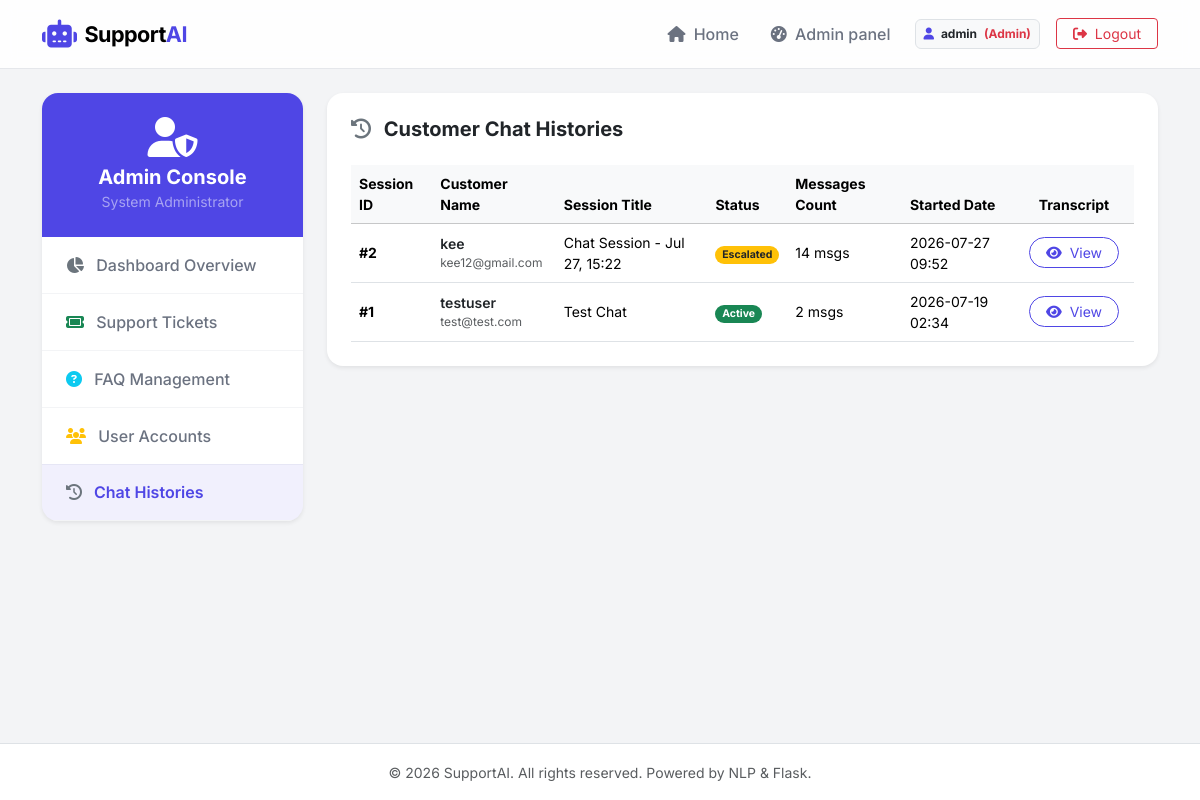
Screenshot of /admin/chats (signed in) with the database file from the repository.
### models/user.py (models this page shows, shortened)
class User(db.Model, UserMixin):
    __tablename__ = 'users'
    id = db.Column(db.Integer, primary_key=True)
    username = db.Column(db.String(80), unique=True, nullable=False)
    email = db.Column(db.String(120), unique=True, nullable=False)
    password_hash = db.Column(db.String(256), nullable=False)
    role = db.Column(db.String(20), default='customer')  # 'customer' or 'admin'
    created_at = db.Column(db.DateTime, default=datetime.utcnow)
    conversations = db.relationship('Conversation', backref='user', lazy=True, cascade='all, delete-orphan')
    tickets = db.relationship('SupportTicket', backref='user', lazy=True, cascade='all, delete-orphan')
    def is_admin(self):
        return self.role == 'admin'

### models/conversation.py (models this page shows, shortened)
class Conversation(db.Model):
    __tablename__ = 'conversations'
    id = db.Column(db.Integer, primary_key=True)
    user_id = db.Column(db.Integer, db.ForeignKey('users.id', ondelete='CASCADE'), nullable=False)
    title = db.Column(db.String(200), default='Support Chat')
    status = db.Column(db.String(20), default='active')  # 'active', 'escalated', 'closed'
    created_at = db.Column(db.DateTime, default=datetime.utcnow)
    messages = db.relationship('Message', backref='conversation', lazy=True, cascade='all, delete-orphan')

### app.py (the view)
    @app.route('/admin/chats')
    @login_required
    @admin_required
    def admin_chats():
        conversations = Conversation.query.order_by(Conversation.created_at.desc()).all()
        return render_template('admin/chat_history.html', conversations=conversations)

### templates/admin/chat_history.html (shortened to what this page needs)
{% extends 'base.html' %}
{% block content %}
<div class="row">
    <div class="col-md-3 mb-4">
        <div class="card border-0 shadow-sm rounded-4 overflow-hidden">
            <div class="bg-primary text-white p-4 text-center">
                <i class="fa-solid fa-user-shield fs-1 mb-2"></i>
                <h5 class="mb-0 fw-bold">Admin Console</h5>
                <small class="text-white-50">System Administrator</small>
            </div>
            <div class="list-group list-group-flush admin-sidebar-list">
                <a href="{{ url_for('admin_dashboard') }}" class="list-group-item list-group-item-action py-3 px-4 border-0">
                    <i class="fa-solid fa-chart-pie me-2 text-secondary"></i> Dashboard Overview
                </a>
                <a href="{{ url_for('admin_tickets') }}" class="list-group-item list-group-item-action py-3 px-4 border-0">
                    <i class="fa-solid fa-ticket me-2 text-success"></i> Support Tickets
                </a>
                <a href="{{ url_for('admin_faqs') }}" class="list-group-item list-group-item-action py-3 px-4 border-0">
                    <i class="fa-solid fa-circle-question me-2 text-info"></i> FAQ Management
                </a>
                <a href="{{ url_for('admin_users') }}" class="list-group-item list-group-item-action py-3 px-4 border-0">
                    <i class="fa-solid fa-users me-2 text-warning"></i> User Accounts
                </a>
                <a href="{{ url_for('admin_chats') }}" class="list-group-item list-group-item-action py-3 px-4 active border-0">
                    <i class="fa-solid fa-history me-2 text-secondary"></i> Chat Histories
                </a>
            </div>
        </div>
    </div>
    <div class="col-md-9">
        <div class="card border-0 shadow-sm rounded-4 p-4">
            <h5 class="fw-bold text-dark mb-4"><i class="fa-solid fa-clock-rotate-left me-2 text-secondary"></i> Customer Chat Histories</h5>
            <div class="table-responsive">
                <table class="table table-hover align-middle mb-0 small">
                    <thead class="table-light">
                        <tr>
                            <th>Session ID</th>
                            <th>Customer Name</th>
                            <th>Session Title</th>
                            <th>Status</th>
                            <th>Messages Count</th>
                            <th>Started Date</th>
                            <th style="width: 120px; text-align: center;">Transcript</th>
                        </tr>
                    </thead>
                    <tbody>
                        {% for conv in conversations %}
                            <tr>
                                <td class="fw-bold">#{{ conv.id }}</td>
                                <td>
                                    <div class="fw-semibold text-dark">{{ conv.user.username }}</div>
                                    <div class="text-muted fs-8">{{ conv.user.email }}</div>
                                </td>
                                <td>{{ conv.title }}</td>
                                <td>
                                    {% if conv.status == 'active' %}
                                        <span class="badge bg-success rounded-pill">Active</span>
                                    {% elif conv.status == 'escalated' %}
                                        <span class="badge bg-warning text-dark rounded-pill">Escalated</span>
                                    {% else %}
                                        <span class="badge bg-secondary rounded-pill">Closed</span>
                                    {% endif %}
                                </td>
                                <td>{{ conv.messages|length }} msgs</td>
                                <td>{{ conv.created_at.strftime('%Y-%m-%d %H:%M') }}</td>
                                <td class="text-center">
                                    <a href="{{ url_for('admin_chat_detail', conversation_id=conv.id) }}" class="btn btn-outline-primary btn-sm rounded-pill px-3">
                                        <i class="fa-solid fa-eye me-1"></i> View
                                    </a>
                                </td>
                            </tr>
                        {% else %}
                            <tr>
                                <td colspan="7" class="text-center py-5 text-muted">No chatbot conversation logs exist in the system database.</td>
                            </tr>
                        {% endfor %}
                    </tbody>
                </table>
            </div>
        </div>
    </div>
</div>
{% endblock %}

### templates/base.html (shortened to what this page needs)
<!DOCTYPE html>
<html lang="en">
<head>
    <link href="https://cdn.jsdelivr.net/npm/bootstrap@5.3.3/dist/css/bootstrap.min.css" rel="stylesheet">
    <link rel="stylesheet" href="https://cdnjs.cloudflare.com/ajax/libs/font-awesome/6.4.0/css/all.min.css">
    <link rel="stylesheet" href="{{ url_for('static', filename='css/style.css') }}">
</head>
<body>
    <nav class="navbar navbar-expand-lg sticky-top" id="mainNavbar">
        <div class="container">
            <a class="navbar-brand d-flex align-items-center" href="{{ url_for('index') }}" id="navBrand">
                <i class="fa-solid fa-robot me-2 text-primary fs-3"></i>
                <span class="fw-bold tracking-tight">Support<span class="text-primary">AI</span></span>
            </a>
            <div class="collapse navbar-collapse" id="navbarContent">
                <ul class="navbar-nav ms-auto align-items-center">
                    <li class="nav-item">
                        <a class="nav-link" href="{{ url_for('index') }}"><i class="fa-solid fa-house me-1"></i> Home</a>
                    </li>
                    {% if current_user.is_authenticated %}
                        {% if current_user.is_admin() %}
                            <li class="nav-item">
                                <a class="nav-link" href="{{ url_for('admin_dashboard') }}"><i class="fa-solid fa-gauge-high me-1"></i> Admin panel</a>
                            </li>
                        {% else %}
                            <li class="nav-item">
                                <a class="nav-link" href="{{ url_for('dashboard') }}"><i class="fa-solid fa-table-columns me-1"></i> Dashboard</a>
                            </li>
                        {% endif %}
                        <li class="nav-item ms-lg-2">
                            <span class="badge bg-light text-dark border p-2 d-none d-lg-inline-block">
                                <i class="fa-solid fa-user me-1 text-primary"></i> {{ current_user.username }}
                                {% if current_user.is_admin() %}
                                    <span class="text-danger fw-bold ms-1">(Admin)</span>
                                {% endif %}
                            </span>
                        </li>
                        <li class="nav-item ms-lg-3">
                            <a class="btn btn-outline-danger btn-sm px-3" href="{{ url_for('logout') }}"><i class="fa-solid fa-right-from-bracket me-1"></i> Logout</a>
                        </li>
                    {% endif %}
                </ul>
            </div>
        </div>
    </nav>
    <main class="py-4">
        <div class="container">
            {% block content %}{% endblock %}
        </div>
    </main>
    <footer class="footer mt-auto py-3 bg-white border-top">
        <div class="container text-center">
            <span class="text-muted small">&copy; 2026 SupportAI. All rights reserved. Powered by NLP & Flask.</span>
        </div>
    </footer>
</body>
</html>

### static/css/style.css (style rules this page uses)
:root { --primary-color: #4f46e5; --primary-hover: #4338ca; --bg-light: #f9fafb; --text-dark: #111827; --text-muted: #6b7280; --border-color: #e5e7eb; --card-shadow: 0 4px 6px -1px rgb(0 0 0 / 0.05), 0 2px 4px -2px rgb(0 0 0 / 0.05); --card-hover-shadow: 0 10px 15px -3px rgb(0 0 0 / 0.1), 0 4px 6px -4px rgb(0 0 0 / 0.1); }
body { font-family: 'Inter', sans-serif; background-color: #f3f4f6; color: var(--text-dark); min-height: 100vh; display: flex; flex-direction: column; }
#mainNavbar { background-color: rgb(255 255 255 / 90%); backdrop-filter: blur(8px); border-bottom: 1px solid var(--border-color); padding: 0.8rem 0; }
#navBrand { font-size: 1.35rem; letter-spacing: -0.025em; }
.nav-link { font-weight: 500; color: var(--text-muted); transition: color 0.2s ease; padding: 0.5rem 1rem !important; }
.admin-sidebar-list .list-group-item { font-weight: 500; color: var(--text-muted); border-bottom: 1px solid #f3f4f6 !important; transition: all 0.2s ease; }
.admin-sidebar-list .list-group-item.active { background-color: rgba(79, 70, 229, 0.08) !important; color: var(--primary-color) !important; font-weight: 600; }
.fs-8 { font-size: 0.75rem !important; }
.text-primary { color: var(--primary-color) !important; }
.bg-primary { background-color: var(--primary-color) !important; }
.btn-outline-primary { color: var(--primary-color) !important; border-color: var(--primary-color) !important; }

### rows the page displays
User: username "admin"
Conversation: id "2", user.username "kee", user.email "kee12@gmail.com", title "Chat Session - Jul 27, 15:22", status "Escalated", messages|length "14", created_at "2026-07-27 09:52"
Conversation: id "1", user.username "testuser", user.email "test@test.com", title "Test Chat", status "Active", messages|length "2", created_at "2026-07-19 02:34"
